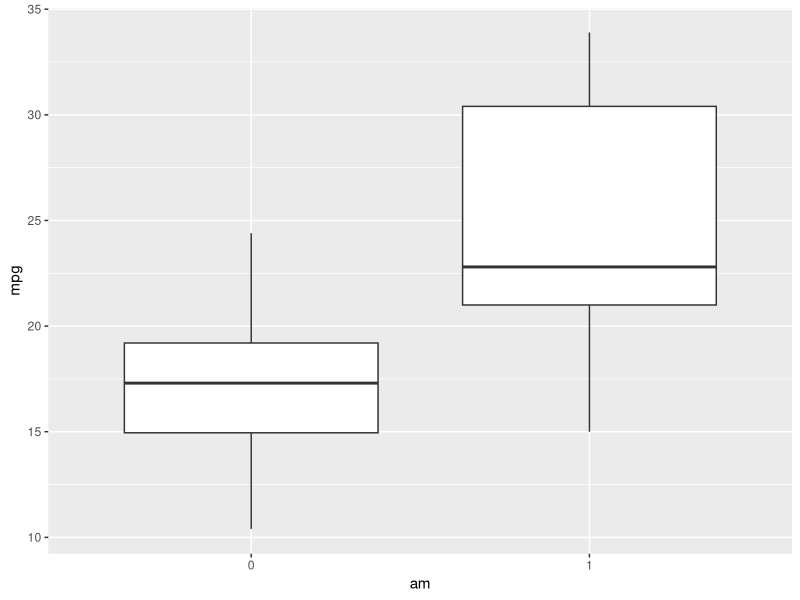
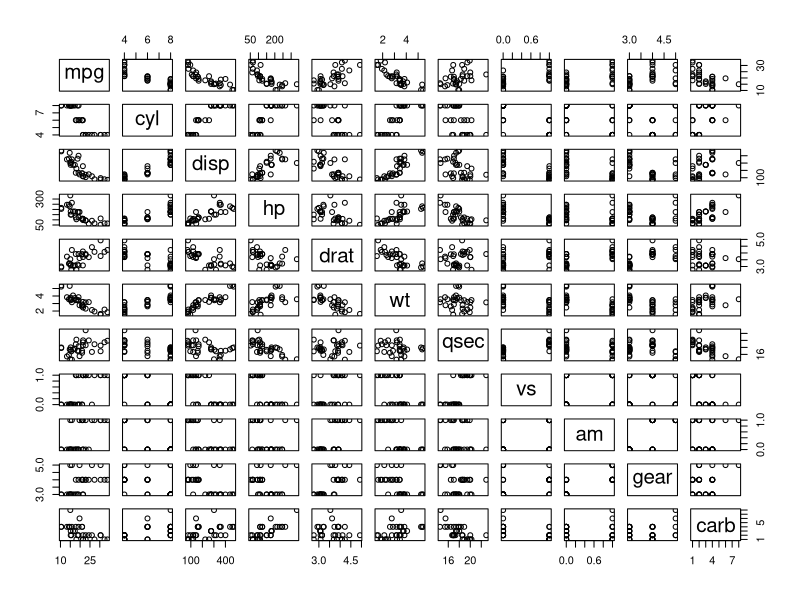
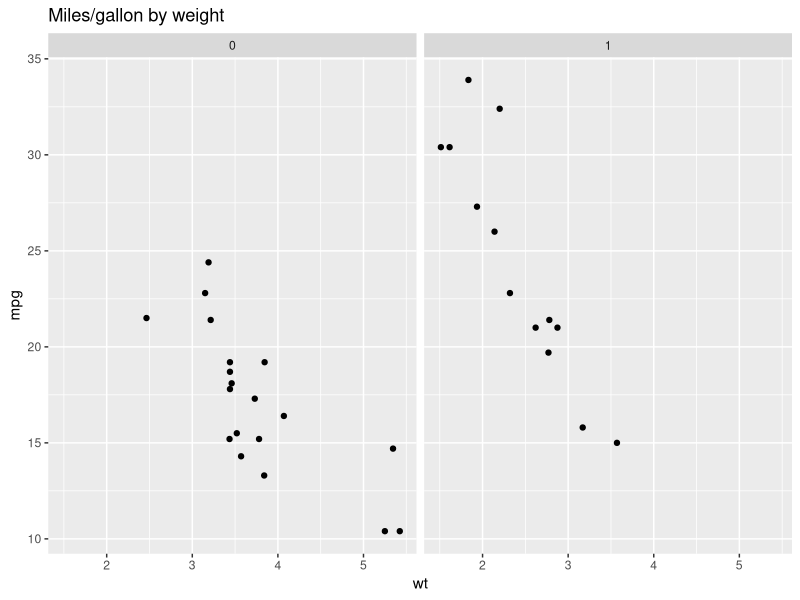
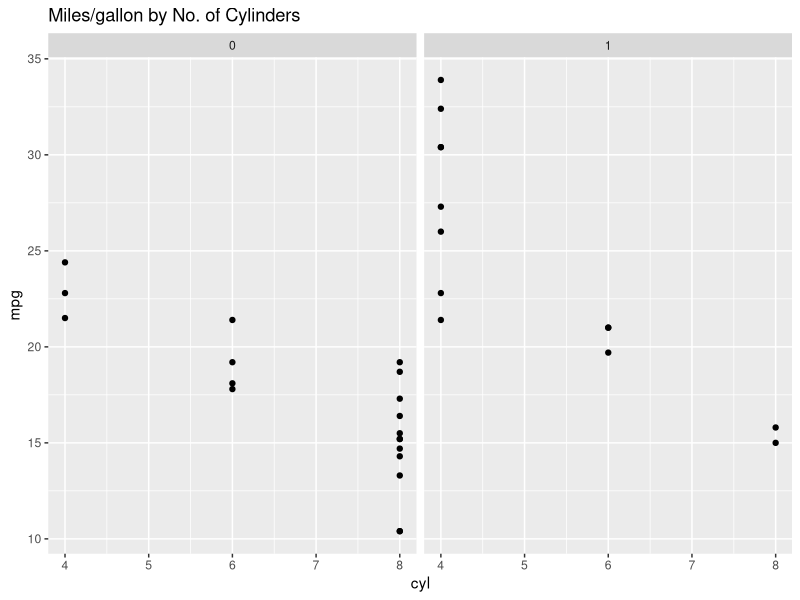
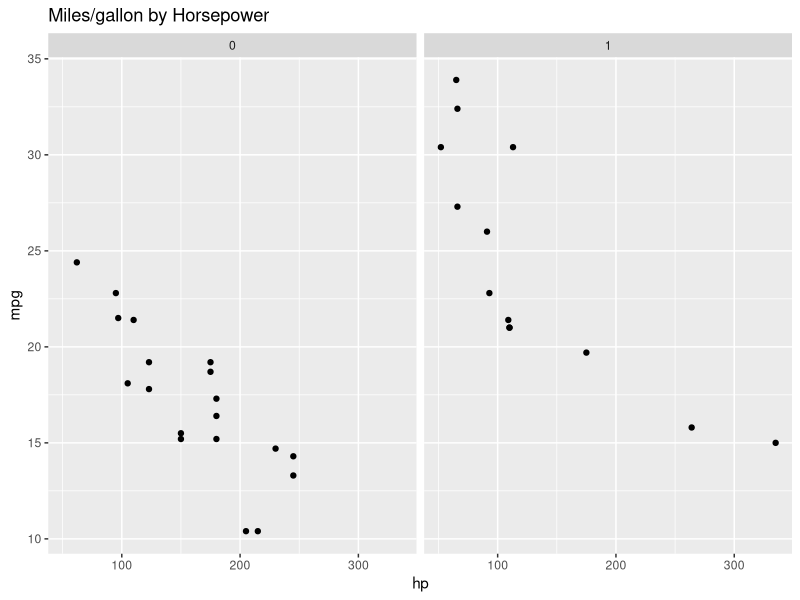
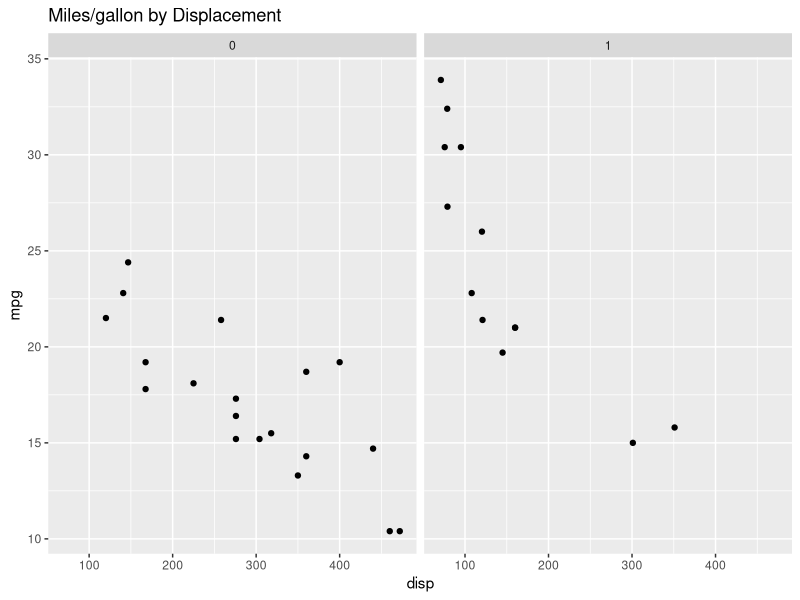
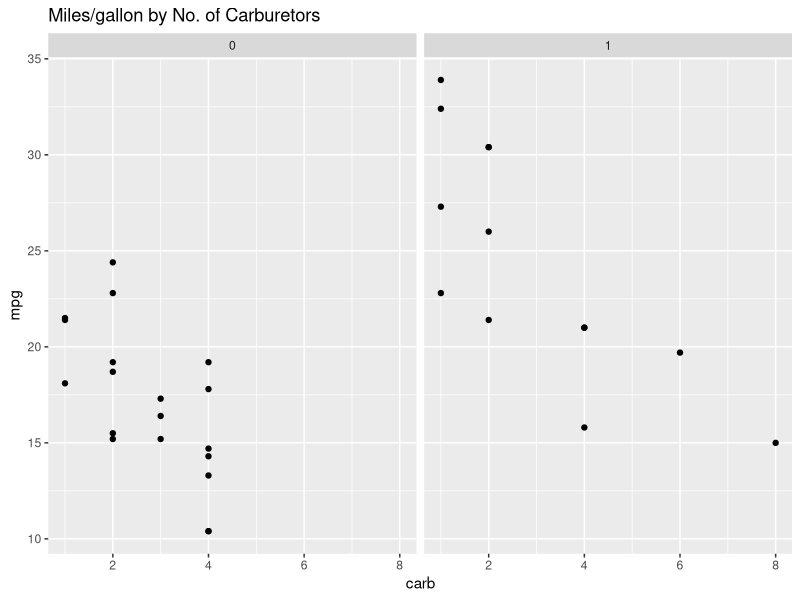
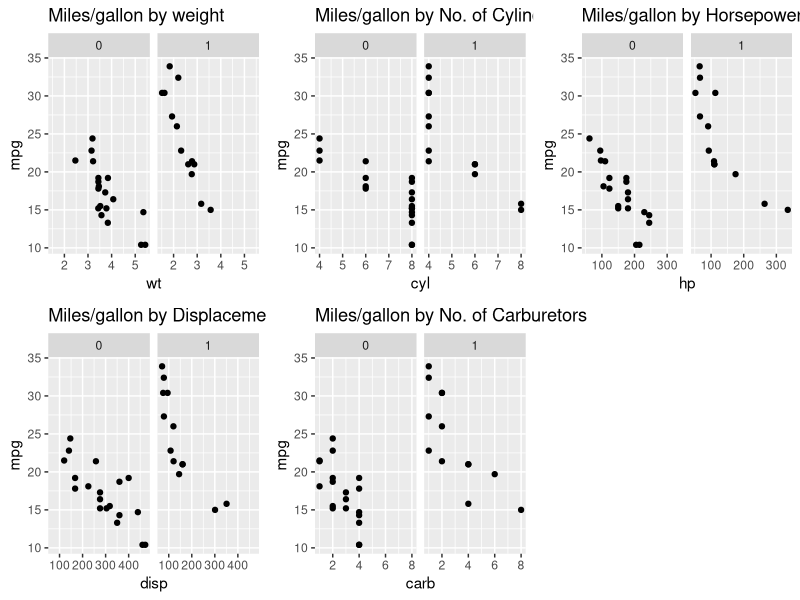

The R source for these figures, in order:
library(ggplot2)
library(gridExtra)

# Reading in data

data(mtcars)

analysis <- mtcars

analysis$am <- as.factor(analysis$am)

# am is the predictor, mpg the outcome
# for am, 0 = automatic, 1 = manual
p <- ggplot(analysis) + geom_boxplot(aes(x=am,y=mpg))
p

# looking for patterns in other variables
pairs(mtcars)

# wt, cyl, hp, disp, carb ?

p.wt <- ggplot(analysis) + geom_point(aes(x=wt,y=mpg)) + facet_grid(.~am) +
  ggtitle("Miles/gallon by weight")
p.wt

p.cyl <- ggplot(analysis) + geom_point(aes(x=cyl,y=mpg)) + facet_grid(.~am) +
  ggtitle("Miles/gallon by No. of Cylinders")
p.cyl

p.hp <- ggplot(analysis) + geom_point(aes(x=hp,y=mpg)) + facet_grid(.~am) +
  ggtitle("Miles/gallon by Horsepower")
p.hp

p.disp <- ggplot(analysis) + geom_point(aes(x=disp,y=mpg)) + facet_grid(.~am) +
  ggtitle("Miles/gallon by Displacement")
p.disp

p.carb <- ggplot(analysis) + geom_point(aes(x=carb,y=mpg)) + facet_grid(.~am) +
  ggtitle("Miles/gallon by No. of Carburetors")
p.carb

grid.arrange(p.wt,p.cyl,p.hp, p.disp,p.carb,ncol=3,nrow=2)
